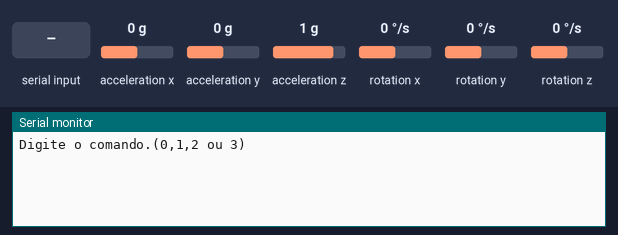
This sketch was run on a simulated Arduino Uno, built with avr-gcc and run on an emulated ATmega328P. Parts: the last lines printed to the serial monitor. Wiring (inferred from the names in the program): MPU-6050 motion sensor at I2C address 0x68. The test bench sets the inputs (shaded band); at power-on: acceleration x 0 g, acceleration y 0 g, rotation x 0 °/s, rotation y 0 °/s, acceleration z 1 g, rotation z 0 °/s.

Above: at 2.0 s.
2.1 s: "0" received over Serial
At 3.0 s:
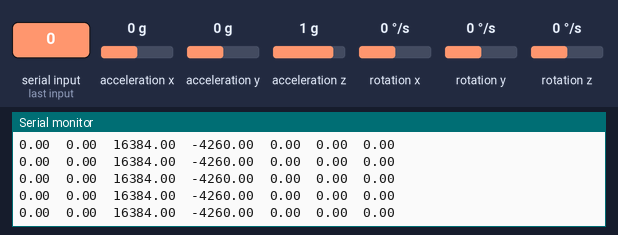
3.6 s: acceleration x set to -1.4 g
At 4.4 s:
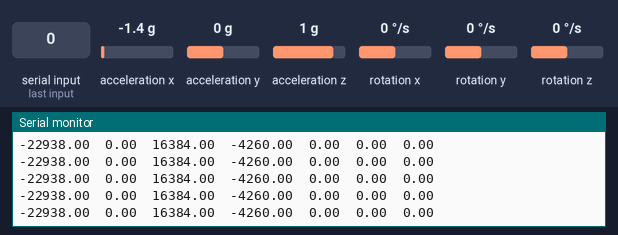
6.6 s: acceleration y set to 0.8 g
At 7.6 s:
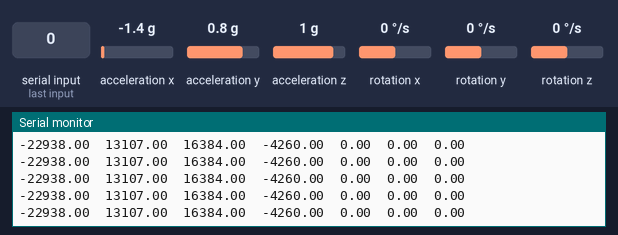
9.6 s: rotation x set to -192 °/s
At 10.3 s:
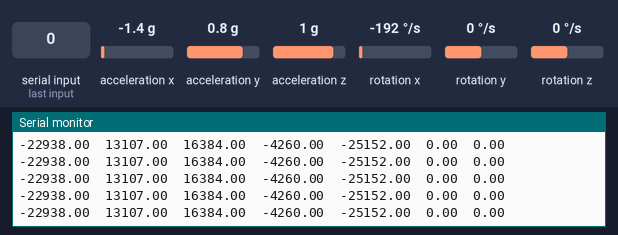
12.6 s: rotation y set to 12 °/s
At 13.5 s:
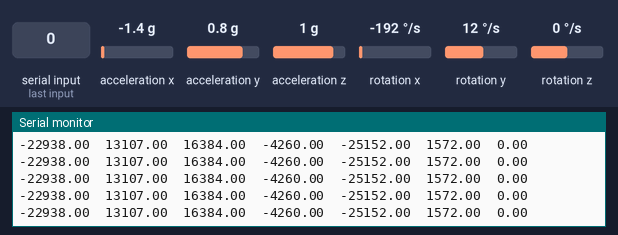

Measured:
- after the input at 2.1 s, the serial monitor: prints a new line at once (image 1)
- after the input at 3.6 s, the serial monitor: prints a new line at once (image 2)
- after the input at 6.6 s, the serial monitor: prints a new line at once (image 3)
- after the input at 9.6 s, the serial monitor: prints a new line at once (image 4)
- after the input at 12.6 s, the serial monitor: prints a new line at once (image 5)

The sketch:

Leitura_mpu6050_v2.ino
```cpp
#include <I2Cdev.h>
#include <MPU6050.h>


// Programa para leitura do Módulo MPU 6050
// Autor: Eduardo-ssr

//Carrega a biblioteca Wire
#include<Wire.h>

//Endereco I2C do MPU6050
const int MPU=0x68;

//Variaveis para armazenar valores dos sensores
double AcX,AcY,AcZ,Tmp,GyX,GyY,GyZ;
char command;
int test = 0;
int c = 0;
void setup()
{
  Serial.begin(115200);
  Serial.print("Digite o comando.(0,1,2 ou 3)\n");
  delay(1000);
  Wire.begin();
  do{
   if (Serial.available()){

    command = Serial.read();

    if(command == '0'){
      Serial.print("Comando 0 recebido.\n");
      c = 0;
      test = 1;
      delay(2);

    }
    else if(command == '1'){
      Serial.print("Comando 1 recebido.\n");
      c = 1;
      test = 1;
      delay(2);
     }
     else if (command == '2'){
      Serial.print("Comando 2 recebido.\n");
      c = 2;
      test = 1;
      delay(2);
     }
     else if (command == '3'){
      Serial.print("Comando 3 recebido.\n");
      c = 3;
      test = 1;
      delay(2);
     }
     else{
     Serial.print("Comando invalido. Tente outro.\n");
     delay(1000);
     test = 0;
     }
    }
  }while(test == 0);
      Wire.beginTransmission(MPU);
      Wire.write(0x6B);

      //Inicializa o MPU-6050
      Wire.write(c);
      Wire.endTransmission(true);
}
void loop()
{

  Wire.beginTransmission(MPU);
  Wire.write(0x3B);  // starting with register 0x3B (ACCEL_XOUT_H)
  Wire.endTransmission(false);

  //Solicita os dados do sensor
  Wire.requestFrom(MPU,14,true);

  //Armazena o valor dos sensores nas variaveis correspondentes
  AcX=Wire.read()<<8|Wire.read();  //0x3B (ACCEL_XOUT_H) & 0x3C (ACCEL_XOUT_L)
  AcY=Wire.read()<<8|Wire.read();  //0x3D (ACCEL_YOUT_H) & 0x3E (ACCEL_YOUT_L)
  AcZ=Wire.read()<<8|Wire.read();  //0x3F (ACCEL_ZOUT_H) & 0x40 (ACCEL_ZOUT_L)
  Tmp=Wire.read()<<8|Wire.read();  //0x41 (TEMP_OUT_H) & 0x42 (TEMP_OUT_L)
  GyX=Wire.read()<<8|Wire.read();  //0x43 (GYRO_XOUT_H) & 0x44 (GYRO_XOUT_L)
  GyY=Wire.read()<<8|Wire.read();  //0x45 (GYRO_YOUT_H) & 0x46 (GYRO_YOUT_L)
  GyZ=Wire.read()<<8|Wire.read();  //0x47 (GYRO_ZOUT_H) & 0x48 (GYRO_ZOUT_L)


  //Envia valor X do acelerometro para a serial
  Serial.print(AcX);
  Serial.print("\t");

  //Envia valor Y do acelerometro para a serial
  Serial.print(AcY);
  Serial.print("\t");

  //Envia valor Z do acelerometro para a serial
  Serial.print(AcZ);
  Serial.print("\t");

  //Envia valor da temperatura para a serial
  //Calcula a temperatura em graus Celsius
  Serial.print(Tmp);//(Tmp/340.00+36.53)
  Serial.print("\t");

  //Envia valor X do giroscopio para a serial
  Serial.print(GyX);
  Serial.print("\t");

  //Envia valor Y do giroscopio para a serial
  Serial.print(GyY);
  Serial.print("\t");

  //Envia valor Z do giroscopio para a serial
  Serial.println(GyZ);
  //Serial.print("\t");
  //Serial.println(" ");
 // delay(100);

}
```
